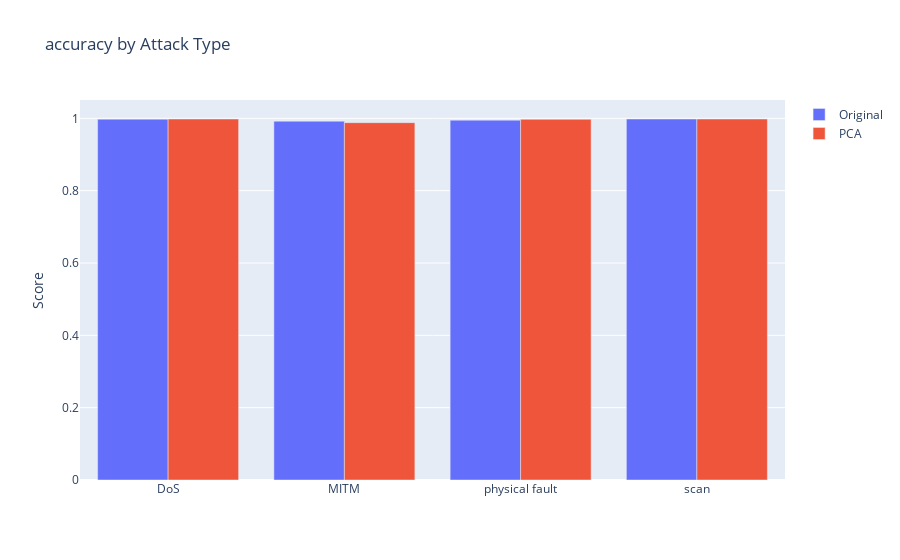
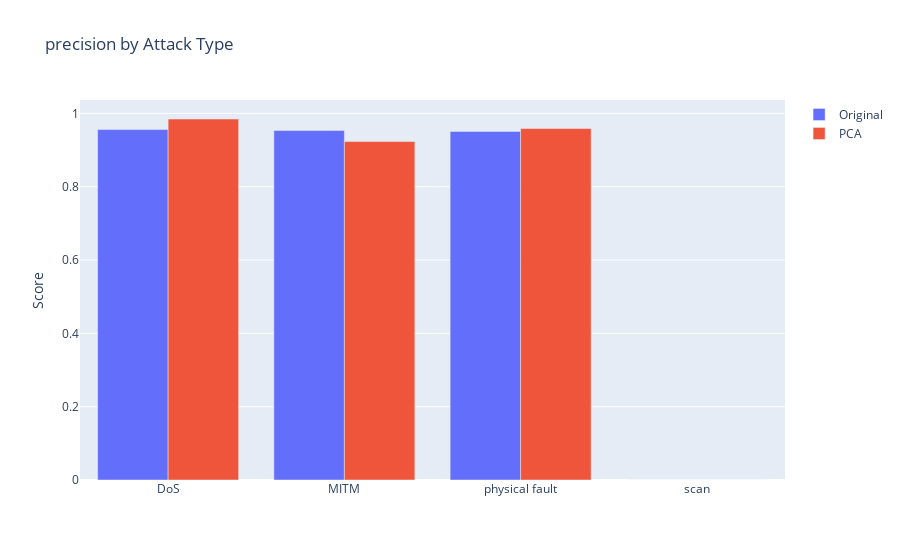
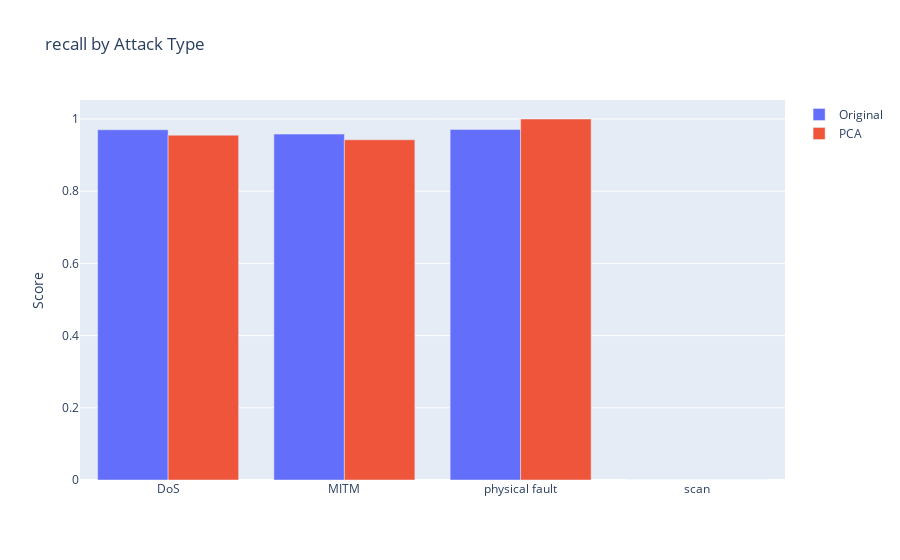
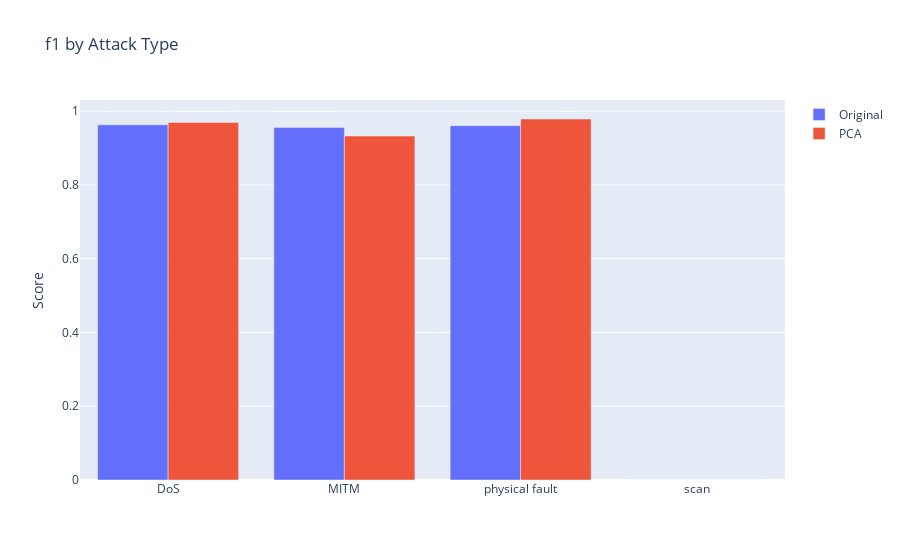

The notebook cell these images were saved under, in order:
### Code cell
# Visualize multi-class results
def plot_attack_metrics(metric_name):
    attacks = list(multiclass_results.keys())
    original_values = [results[metric_name] for results in multiclass_results.values()]
    pca_values = [results[metric_name] for results in multiclass_results_pca.values()]
    
    fig = go.Figure(data=[
        go.Bar(name='Original', x=attacks, y=original_values),
        go.Bar(name='PCA', x=attacks, y=pca_values)
    ])
    
    fig.update_layout(
        title=f'{metric_name} by Attack Type',
        barmode='group',
        yaxis_title='Score'
    )
    return fig

# Plot key metrics
metrics_to_plot = ['accuracy', 'precision', 'recall', 'f1']
for metric in metrics_to_plot:
    plot_attack_metrics(metric).show()

### Figure 1 — Plotly figure (JSON) as saved in the notebook; plotly's stock layout.template omitted (floating-point values rounded to 4 significant figures)
{"data": [{"name": "Original", "type": "bar", "x": ["DoS", "MITM", "physical fault", "scan"], "y": [0.9977, 0.9922, 0.995, 0.9982]}, {"name": "PCA", "type": "bar", "x": ["DoS", "MITM", "physical fault", "scan"], "y": [0.9982, 0.9881, 0.9973, 0.9982]}], "layout": {"barmode": "group", "title": {"text": "accuracy by Attack Type"}, "yaxis": {"title": {"text": "Score"}}}}

### Figure 2 — Plotly figure (JSON) as saved in the notebook; plotly's stock layout.template omitted (floating-point values rounded to 4 significant figures)
{"data": [{"name": "Original", "type": "bar", "x": ["DoS", "MITM", "physical fault", "scan"], "y": [0.9559, 0.9531, 0.9507, 0]}, {"name": "PCA", "type": "bar", "x": ["DoS", "MITM", "physical fault", "scan"], "y": [0.9846, 0.9231, 0.9586, 0]}], "layout": {"barmode": "group", "title": {"text": "precision by Attack Type"}, "yaxis": {"title": {"text": "Score"}}}}

### Figure 3 — Plotly figure (JSON) as saved in the notebook; plotly's stock layout.template omitted (floating-point values rounded to 4 significant figures)
{"data": [{"name": "Original", "type": "bar", "x": ["DoS", "MITM", "physical fault", "scan"], "y": [0.9701, 0.9581, 0.9712, 0]}, {"name": "PCA", "type": "bar", "x": ["DoS", "MITM", "physical fault", "scan"], "y": [0.9552, 0.9424, 1, 0]}], "layout": {"barmode": "group", "title": {"text": "recall by Attack Type"}, "yaxis": {"title": {"text": "Score"}}}}

### Figure 4 — Plotly figure (JSON) as saved in the notebook; plotly's stock layout.template omitted (floating-point values rounded to 4 significant figures)
{"data": [{"name": "Original", "type": "bar", "x": ["DoS", "MITM", "physical fault", "scan"], "y": [0.963, 0.9556, 0.9609, 0]}, {"name": "PCA", "type": "bar", "x": ["DoS", "MITM", "physical fault", "scan"], "y": [0.9697, 0.9326, 0.9789, 0]}], "layout": {"barmode": "group", "title": {"text": "f1 by Attack Type"}, "yaxis": {"title": {"text": "Score"}}}}
